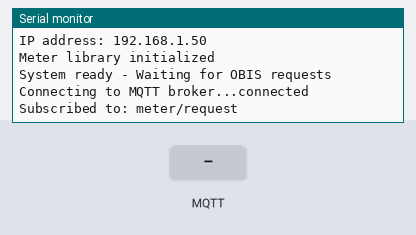
The sketch below on a simulated ESP32. Shown: the last lines printed to the serial monitor. Inputs (shaded band) come from the test bench. WiFi joins after 1.5 s; servers stay silent unless stated; no MQTT or app messages arrive unless stated.

Above: at 3.2 s.
3.3 s: MQTT message "1" arrives on the first subscribed topic
At 3.6 s:
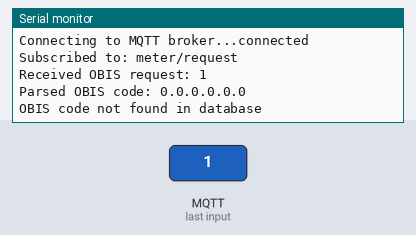
4.8 s: MQTT message "on" arrives on the first subscribed topic
At 5.9 s:
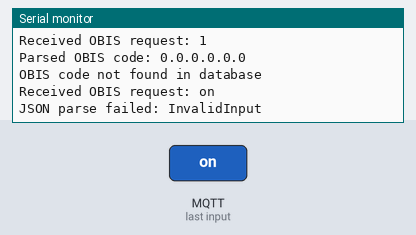
6.3 s: MQTT message "off" arrives on the first subscribed topic
At 7.1 s:
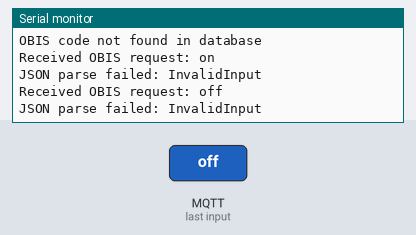

Measured:
- after the input at 3.3 s, the serial monitor: prints a new line at once (image 1)
- after the input at 4.8 s, the serial monitor: prints a new line at once (image 2)
- after the input at 6.3 s, the serial monitor: prints a new line at once (image 3)

The sketch:

smart_meter_arduino.ino
```cpp
#include <WiFi.h>
#include <PubSubClient.h>
#include <ArduinoJson.h>

// library code embedded directly
#define MAX_OBJECTS 3

typedef struct {
    int a, b, c, d, e, f;
} ObisCode;

typedef struct {
    ObisCode* code;
    float data;
} CosemObject;

CosemObject* objects = NULL;

void make_obis_code(ObisCode* code, int a, int b, int c, int d, int e, int f) {
    if (code == NULL) return;
    code->a = a;
    code->b = b;
    code->c = c;
    code->d = d;
    code->e = e;
    code->f = f;
}

void make_cosem_object(CosemObject* object, ObisCode* code, float data) {
    if (object == NULL || code == NULL) return;
    object->code = code;
    object->data = data;
}

int compare_obis_code(const ObisCode* a, const ObisCode* b) {
    if (a == NULL || b == NULL) return 0;
    return (a->a == b->a && a->b == b->b && a->c == b->c &&
            a->d == b->d && a->e == b->e && a->f == b->f);
}

void init_meter() {
    objects = (CosemObject*)malloc(sizeof(CosemObject) * MAX_OBJECTS);
    if (!objects) return;

    for (int i = 0; i < MAX_OBJECTS; i++) {
        ObisCode* code = (ObisCode*)malloc(sizeof(ObisCode));
        if (!code) return;
        make_obis_code(code, 1, 1, 1, 1, 1, i + 1);
        make_cosem_object(&objects[i], code, (float)(i + 1) * 10.5f);
    }
}

void get_cosem_object(CosemObject* result, ObisCode* code) {
    if (objects == NULL || result == NULL || code == NULL) return;

    for (int i = 0; i < MAX_OBJECTS; i++) {
        if (compare_obis_code(objects[i].code, code)) {
            result->code = objects[i].code;
            result->data = objects[i].data;
            return;
        }
    }
    result->code = NULL;
    result->data = 0.0f;
}
// End of library code

const char* ssid = "Esya-Training";
const char* password = "P@$$w0rd@123";
const char* mqtt_server = "172.16.103.22";

WiFiClient espClient;
PubSubClient client(espClient);

void setup_wifi() {
  delay(10);
  Serial.begin(115200);

  Serial.println("Connecting to WiFi: " + String(ssid));

  WiFi.begin(ssid, password);

  int attempts = 0;
  while (WiFi.status() != WL_CONNECTED) {
    delay(1000);
    Serial.print(".");
    attempts++;
    if (attempts > 20) {
      Serial.println("Failed to connect to WiFi");
      return;
    }
  }

  Serial.println("WiFi connected");
  Serial.println("IP address: " + WiFi.localIP().toString());
}

void callback(char* topic, byte* payload, unsigned int length) {
  Serial.print("Received OBIS request: ");

  String message;
  for (int i = 0; i < length; i++) {
    message += (char)payload[i];
  }
  Serial.println(message);

  try {
    DynamicJsonDocument doc(256);
    DeserializationError error = deserializeJson(doc, message);

    if (error) {
      Serial.println("JSON parse failed: " + String(error.c_str()));
      return;
    }

    int a = doc["ObisCode"]["A"];
    int b = doc["ObisCode"]["B"];
    int c = doc["ObisCode"]["C"];
    int d = doc["ObisCode"]["D"];
    int e = doc["ObisCode"]["E"];
    int f = doc["ObisCode"]["F"];

    Serial.print("Parsed OBIS code: ");
    Serial.print(a); Serial.print(".");
    Serial.print(b); Serial.print(".");
    Serial.print(c); Serial.print(".");
    Serial.print(d); Serial.print(".");
    Serial.print(e); Serial.print(".");
    Serial.println(f);

    ObisCode requestedCode;
    make_obis_code(&requestedCode, a, b, c, d, e, f);

    CosemObject result;
    get_cosem_object(&result, &requestedCode);

    if (result.code != NULL) {
      Serial.println("OBIS code found in database");

      DynamicJsonDocument response(256);
      response["Code"]["A"] = result.code->a;
      response["Code"]["B"] = result.code->b;
      response["Code"]["C"] = result.code->c;
      response["Code"]["D"] = result.code->d;
      response["Code"]["E"] = result.code->e;
      response["Code"]["F"] = result.code->f;
      response["Value"] = result.data;
      response["DeviceId"] = "arduino_meter";
      response["Status"] = "success";

      String responseJson;
      serializeJson(response, responseJson);

      client.publish("meter/response", responseJson.c_str());
      Serial.print("Sent meter data: ");
      Serial.println(responseJson);
    } else {
      Serial.println("OBIS code not found in database");
    }

  } catch (...) {
    Serial.println("Error processing request");
  }
}

void reconnect() {
  int attempts = 0;
  while (!client.connected()) {
    Serial.print("Connecting to MQTT broker...");

    if (client.connect("arduino_client")) {
      Serial.println("connected");
      client.subscribe("meter/request");
      Serial.println("Subscribed to: meter/request");
    } else {
      Serial.print("failed, retrying in 5 seconds");
      delay(5000);
      attempts++;
    }
  }
}

void setup() {
  setup_wifi();

  init_meter();
  Serial.println("Meter library initialized");

  // Serial.println("Available OBIS codes:");
  // for (int i = 0; i < MAX_OBJECTS; i++) {
  //   ObisCode* c = objects[i].code;
  //   Serial.print("  ");
  //   Serial.print(c->a); Serial.print(".");
  //   Serial.print(c->b); Serial.print(".");
  //   Serial.print(c->c); Serial.print(".");
  //   Serial.print(c->d); Serial.print(".");
  //   Serial.print(c->e); Serial.print(".");
  //   Serial.print(c->f);
  //   Serial.print(" -> ");
  //   Serial.println(objects[i].data);
  // }

  client.setServer(mqtt_server, 1883);
  client.setCallback(callback);

  Serial.println("System ready - Waiting for OBIS requests");
}

void loop() {
  if (!client.connected()) {
    reconnect();
  }
  client.loop();
}
 
```
